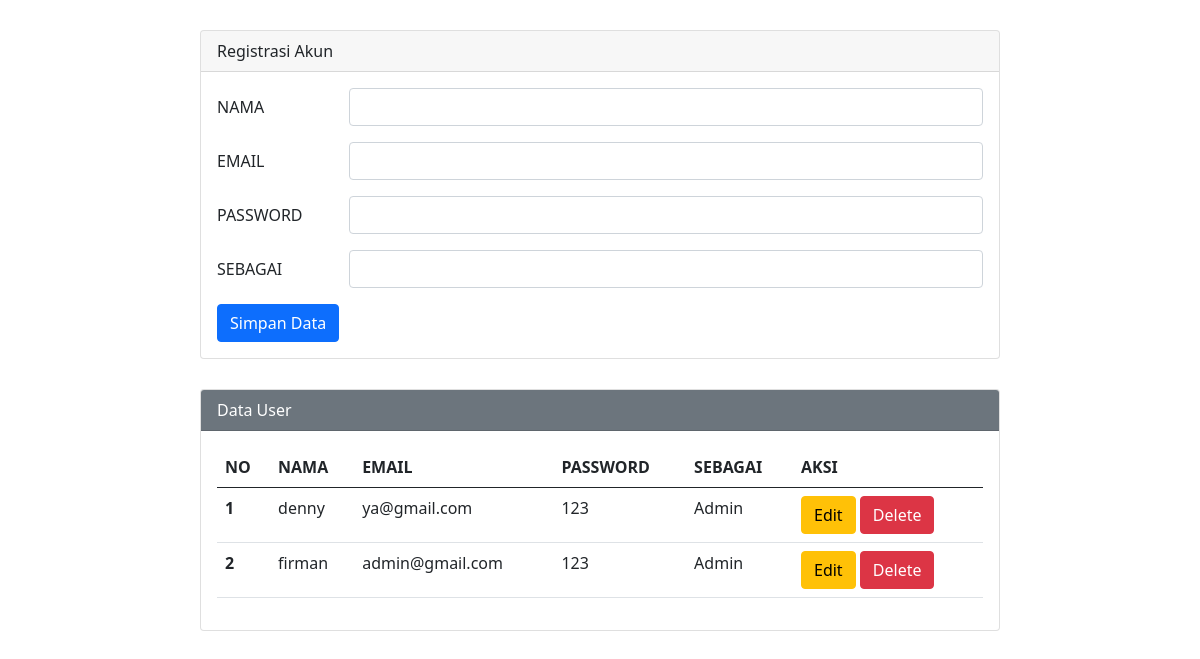
The app's page /user/index.php (signed in) with its own data.
### tables this page shows
CREATE TABLE `user` (
  `id_user` int(11) NOT NULL,
  `nama_user` varchar(50) NOT NULL,
  `email` varchar(50) NOT NULL,
  `pass` varchar(20) NOT NULL,
  `sebagai` varchar(10) NOT NULL
);

### user/proses.php (called while the page is built, shortened)
<?php
$nama_user   = "";
$email       = "";
$password    = "";
$sebagai     = "";
?>

### user/index.php (the view, shortened to what this page needs)
<?php
require "../connection/koneksi.php";
require "proses.php";
?>
<!DOCTYPE html>
<html lang="en">
<head>
    <link href="https://cdn.jsdelivr.net/npm/bootstrap@5.0.0-beta2/dist/css/bootstrap.min.css" rel="stylesheet">
    <link rel="stylesheet" href="style.css">
</head>
<body>
    <div class="mx-auto">
        <div class="card">
            <div class="card-header">
                Registrasi Akun
            </div>
            <div class="card-body">
                <form action="" method="POST">
                    <div class="mb-3 row">
                        <label for="nama_user" class="col-sm-2 col-form-label">NAMA</label>
                        <div class="col-sm-10">
                            <input type="text" class="form-control" id="nama_user" name="nama_user" value="<?php echo $nama_user ?>">
                        </div>
                    </div>
                    <div class="mb-3 row">
                        <label for="email" class="col-sm-2 col-form-label">EMAIL</label>
                        <div class="col-sm-10">
                            <input type="text" class="form-control" id="email" name="email" value="<?php echo $email ?>" require>
                        </div>
                    </div>
                    <div class="pw mb-3 row">
                        <label for="pass" class="col-sm-2 col-form-label">PASSWORD</label>
                        <div class="len-pw col-sm-10">
                            <input type="password" class="form-control" id="password" name="pass" value="<?php echo $password ?>" require>
                        </div>
                    </div>
                    <div class="mb-3 row">
                        <label for="sebagai" class="col-sm-2 col-form-label">SEBAGAI</label>
                        <div class="col-sm-10">
                            <select class="form-control" name="sebagai" require>
                                <option value="" hidden></option>
                                <option value="Admin" <?php if ($sebagai == 'Admin') echo 'selected' ?>>Admin</option>
                            </select>
                        </div>
                    </div>
                    <div class="col-12">
                        <input type="submit" name="simpan" value="Simpan Data" class="btn btn-primary" />
                    </div>
                </form>
            </div>
        </div>
        <div class="card">
            <div class="card-header text-white bg-secondary">
                Data User
            </div>
            <div class="card-body">
                <table class="table">
                    <thead>
                        <tr>
                            <th scope="col">NO</th>
                            <th scope="col">NAMA</th>
                            <th scope="col">EMAIL</th>
                            <th scope="col">PASSWORD</th>
                            <th scope="col">SEBAGAI</th>
                            <th scope="col">AKSI</th>
                        </tr>
                    </thead>
                    <tbody>
                        <?php
                        $sql2 = "SELECT * FROM user ORDER BY id_user ASC";
                        $q2 = mysqli_query($koneksi, $sql2);
                        $urut = 1;
                        while ($r2 = mysqli_fetch_array($q2)) {
                            $id_user = $r2['id_user'];
                            $nama_user = $r2['nama_user'];
                            $email = $r2['email'];
                            $pass = $r2['pass'];
                            $sebagai = $r2['sebagai'];
                        ?>
                            <tr>
                                <th scope="row"><?php echo $urut++ ?></th>
                                <td scope="row"><?php echo $nama_user ?></td>
                                <td scope="row"><?php echo $email ?></td>
                                <td scope="row"><?php echo $pass ?></td>
                                <td scope="row"><?php echo $sebagai ?></td>
                                <td scope="row">
                                    <a href="index.php?op=edit&id_user=<?php echo $id_user ?>"><button type="button" class="btn btn-warning">Edit</button></a>
                                    <a href="index.php?op=delete&id_user=<?php echo $id_user ?>" onclick="return confirm('Yakin mau delete data?')"><button type="button" class="btn btn-danger">Delete</button></a>
                                </td>
                            </tr>
                        <?php
                        }
                        ?>
                    </tbody>
                </table>
            </div>
        </div>
    </div>
</body>
</html>

### user/style.css (style rules this page uses)
.mx-auto { width: 800px; }
.card { margin-top: 30px; }

### records on screen
user: nama_user "denny", email "ya@gmail.com", pass "123", sebagai "Admin"
user: nama_user "firman", email "admin@gmail.com", pass "123", sebagai "Admin"
